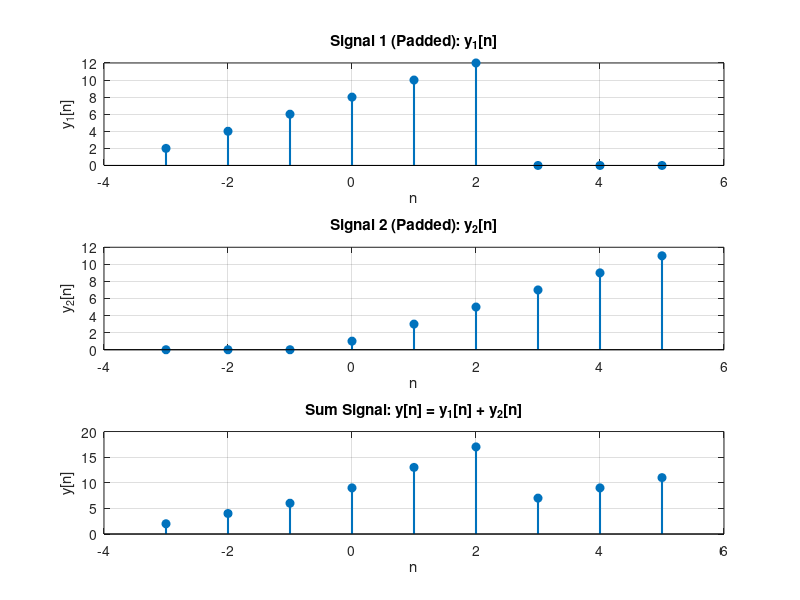

MATLAB code for this plot:
clc; clear; close all;

n1 = -3:2;
x1 = [2, 4, 6, 8, 10, 12];

n2 = 0:5;
x2 = [1, 3, 5, 7, 9, 11];

n = min(min(n1), min(n2)) : max(max(n1), max(n2));

y1 = zeros(size(n));
y2 = zeros(size(n));

y1(n >= min(n1) & n <= max(n1)) = x1;
y2(n >= min(n2) & n <= max(n2)) = x2;

y_3 = y1 + y2;

figure;

subplot(3, 1, 1);
stem(n, y1, 'filled', 'LineWidth', 1.5);
title('Signal 1 (Padded): y_1[n]');
xlabel('n'); ylabel('y_1[n]');
grid on;

subplot(3, 1, 2);
stem(n, y2, 'filled', 'LineWidth', 1.5);
title('Signal 2 (Padded): y_2[n]');
xlabel('n'); ylabel('y_2[n]');
grid on;

subplot(3, 1, 3);
stem(n, y_3, 'filled', 'LineWidth', 1.5);
title('Sum Signal: y[n] = y_1[n] + y_2[n]');
xlabel('n'); ylabel('y[n]');
grid on;
